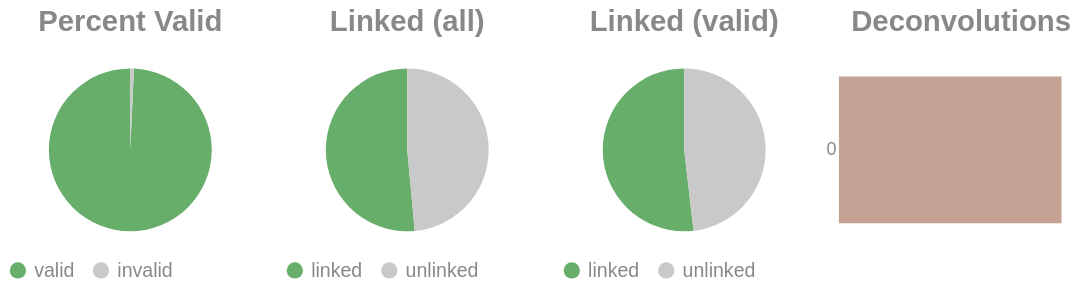

The notebook cell this image was saved under:
### Code cell
if SKIPLR:
    pass
else:
    clash = Counter()
    for i in valids['molecule'].to_list():
        _mol = i.split("-")
        if len(_mol) == 1:
            clash.update('0')
        else:
            clash.update(_mol[-1])

    _d = {"deconvolutions": [], 'count': []}
    for k,v in clash.items():
        _d['deconvolutions'].append(k)
        _d['count'].append(v)

    tot_valid = valids['reads'].sum()
    mask = valids['reads'] >= 2
    n_linked_reads = valids.filter(mask)['reads'].sum()
    if n_linked_reads == 0:
        print_html("No linked molecules (>=2 reads) were detected; skipping linked-only distributions.")
        SKIPLR = True
    else:
        perc_valid = round(tot_valid / n_reads, 4)
        linked_perc_abs = round(n_linked_reads / n_reads, 4)
        linked_perc = round(n_linked_reads / tot_valid, 4)

    _valid = pl.DataFrame({"valids": ['valid', 'invalid'], "count": [tot_valid, n_reads - tot_valid]})
    _linked_abs = pl.DataFrame({"linked (absolute)": ['linked', 'unlinked'], "count": [n_linked_reads, n_reads - n_linked_reads]})
    _linked_rel = pl.DataFrame({"linked (valids)": ['linked', 'unlinked'], "count": [n_linked_reads, tot_valid - n_linked_reads]})

    (
        alt.hconcat(
            piechart(_valid, goodval = 'valid', title = "Percent Valid"),
            piechart(_linked_abs, goodval = "linked", title =  "Linked (all)"),
            piechart(_linked_rel, goodval = "linked", title =  "Linked (valid)"),
            convolutionbar(pl.DataFrame(_d), title = "Deconvolutions"),
            center = True,
            bounds = 'flush'
        )
        .resolve_scale(color='independent')
        .resolve_legend('independent')
        .properties(usermeta={'embedOptions': {"actions": False}})
    ).display()

### Figure 1 — Vega-Lite specification as saved in the notebook (floating-point values rounded to 4 significant figures)
{"width": "container", "height": 400, "config": {"title": {"anchor": "start", "dy": -15, "fontSize": 18, "color": "#888888", "subtitleColor": "#888888", "subtitleFontSize": 14}, "arc": {"fill": "#0072B2"}, "axis": {"domainColor": "#888888", "domainWidth": 0.5, "gridWidth": 0.2, "grid": false, "titleFontWeight": 400, "titleFontSize": 15, "labelFontSize": 11, "labelColor": "#888888", "tickColor": "#888888", "tickWidth": 0.2, "titleColor": "#888888"}, "axisBand": {"grid": false}, "axisX": {"grid": true, "tickSize": 10, "domainCap": "round"}, "axisY": {"domain": false, "grid": true, "tickSize": 0, "domainCap": "round"}, "background": "transparent", "header": {"labelFontSize": 15, "labelColor": "#888888", "titleFontSize": 15, "titleFontWeight": 600, "titleColor": "#888888"}, "legend": {"labelFont": "sans-serif", "labelFontSize": 12, "labelColor": "#888888", "symbolSize": 100, "symbolType": "circle", "titleFontSize": 12, "titlePadding": 10, "titleColor": "#888888", "title": null}, "range": {"category": ["#E69F00", "#56B4E9", "#009E73", "#F0E442", "#0072B2", "#D55E00", "#CC79A7", "#000000"], "diverging": ["#cfe8f3", "#a2d4ec", "#73bfe2", "#46abdb", "#1696d2", "#12719e"]}, "area": {"fill": "#0072B2", "fillOpacity": 0.7, "line": true, "strokeOpacity": 0.7}, "line": {"color": "#0072B2", "stroke": "#0072B2", "strokeWidth": 2}, "trail": {"color": "#0072B2", "stroke": "#0072B2", "strokeWidth": 0, "size": 1}, "point": {"filled": true, "fillOpacity": 1.0, "size": 95}, "text": {"color": "#888888", "fontSize": 11, "align": "right", "fontWeight": 400, "size": 11}, "bar": {"fill": "#0072B2", "stroke": null}, "view": {"stroke": null, "continuousWidth": 660, "continuousHeight": 400}}, "hconcat": [{"data": {"name": "data-6a87d2bcd8925643dd6dae6a278b5da9"}, "mark": {"type": "arc"}, "encoding": {"color": {"field": "valids", "legend": {"orient": "bottom", "title": null}, "scale": {"domain": ["valid", "invalid"], "range": ["#68ae6b", "#C9C9C9"]}, "title": "Valids", "type": "nominal"}, "theta": {"field": "count", "type": "quantitative"}, "tooltip": [{"field": "valids", "title": "Valids", "type": "ordinal"}, {"field": "percent", "format": ".2%", "title": "Percent", "type": "quantitative"}, {"field": "count", "title": "Count", "type": "quantitative"}]}, "height": 100, "title": {"text": "Percent Valid", "align": "center", "anchor": "middle"}, "transform": [{"calculate": "datum.count / 5564514", "as": "percent"}], "width": 150}, {"data": {"name": "data-fef0055abeab43ae417893da43f43353"}, "mark": {"type": "arc"}, "encoding": {"color": {"field": "linked (absolute)", "legend": {"orient": "bottom", "title": null}, "scale": {"domain": ["linked", "unlinked"], "range": ["#68ae6b", "#C9C9C9"]}, "title": "Linked (Absolute)", "type": "nominal"}, "theta": {"field": "count", "type": "quantitative"}, "tooltip": [{"field": "linked (absolute)", "title": "Linked (Absolute)", "type": "ordinal"}, {"field": "percent", "format": ".2%", "title": "Percent", "type": "quantitative"}, {"field": "count", "title": "Count", "type": "quantitative"}]}, "height": 100, "title": {"text": "Linked (all)", "align": "center", "anchor": "middle"}, "transform": [{"calculate": "datum.count / 5564514", "as": "percent"}], "width": 150}, {"data": {"name": "data-a8cb3e3d69d95afe63fe109ff2b23bfa"}, "mark": {"type": "arc"}, "encoding": {"color": {"field": "linked (valids)", "legend": {"orient": "bottom", "title": null}, "scale": {"domain": ["linked", "unlinked"], "range": ["#68ae6b", "#C9C9C9"]}, "title": "Linked (Valids)", "type": "nominal"}, "theta": {"field": "count", "type": "quantitative"}, "tooltip": [{"field": "linked (valids)", "title": "Linked (Valids)", "type": "ordinal"}, {"field": "percent", "format": ".2%", "title": "Percent", "type": "quantitative"}, {"field": "count", "title": "Count", "type": "quantitative"}]}, "height": 100, "title": {"text": "Linked (valid)", "align": "center", "anchor": "middle"}, "transform": [{"calculate": "datum.count / 5525245", "as": "percent"}], "width": 150}, {"data": {"name": "data-728ee9a2f1654efcae5593ee61c8ebc5"}, "mark": {"type": "bar"}, "encoding": {"color": {"field": "deconvolutions", "legend": null, "scale": {"scheme": "lightgreyred"}, "type": "nominal"}, "tooltip": [{"field": "deconvolutions", "title": "Deconvolutions", "type": "ordinal"}, {"field": "percent", "format": ".2%", "title": "Percent", "type": "quantitative"}, {"field": "count", "title": "Count", "type": "quantitative"}], "x": {"axis": null, "field": "count", "type": "quantitative"}, "y": {"field": "deconvolutions", "sort": "ascending", "title": null, "type": "nominal"}}, "height": 100, "title": {"text": "Deconvolutions", "align": "center", "anchor": "middle"}, "transform": [{"calculate": "datum.count / 3644173", "as": "percent"}], "width": 150}], "bounds": "flush", "center": true, "resolve": {"legend": {"angle": "independent"}, "scale": {"color": "independent"}}, "usermeta": {"embedOptions": {"actions": false}}, "$schema": "https://vega.github.io/schema/vega-lite/v6.1.0.json", "datasets": {"data-6a87d2bcd8925643dd6dae6a278b5da9": [{"valids": "valid", "count": 5525245}, {"valids": "invalid", "count": 39269}], "data-fef0055abeab43ae417893da43f43353": [{"linked (absolute)": "linked", "count": 2864261}, {"linked (absolute)": "unlinked", "count": 2700253}], "data-a8cb3e3d69d95afe63fe109ff2b23bfa": [{"linked (valids)": "linked", "count": 2864261}, {"linked (valids)": "unlinked", "count": 2660984}], "data-728ee9a2f1654efcae5593ee61c8ebc5": [{"deconvolutions": "0", "count": 3644173}]}}
